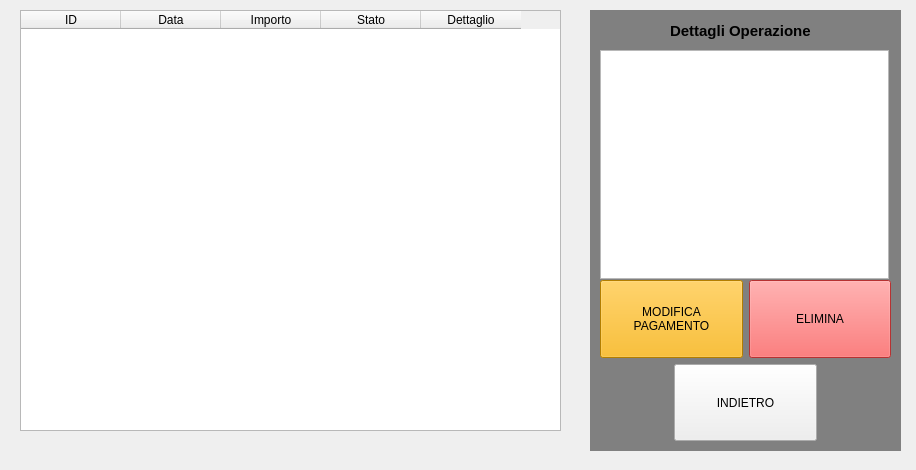
<?xml version="1.0" encoding="UTF-8"?>
<ui version="4.0">
 <class>Form</class>
 <widget class="QWidget" name="Form">
  <property name="geometry">
   <rect>
    <x>0</x>
    <y>0</y>
    <width>916</width>
    <height>470</height>
   </rect>
  </property>
  <property name="windowTitle">
   <string>Form</string>
  </property>
  <widget class="QTableWidget" name="operationDetailsTable">
   <property name="geometry">
    <rect>
     <x>600</x>
     <y>50</y>
     <width>289</width>
     <height>229</height>
    </rect>
   </property>
  </widget>
  <widget class="QLabel" name="dettagliOperazioneLabel">
   <property name="geometry">
    <rect>
     <x>670</x>
     <y>20</y>
     <width>161</width>
     <height>21</height>
    </rect>
   </property>
   <property name="font">
    <font>
     <pointsize>11</pointsize>
     <weight>75</weight>
     <bold>true</bold>
    </font>
   </property>
   <property name="text">
    <string>Dettagli Operazione</string>
   </property>
  </widget>
  <widget class="QTableWidget" name="tabellaPagamenti">
   <property name="geometry">
    <rect>
     <x>20</x>
     <y>10</y>
     <width>541</width>
     <height>421</height>
    </rect>
   </property>
   <property name="columnCount">
    <number>5</number>
   </property>
   <column>
    <property name="text">
     <string>ID</string>
    </property>
   </column>
   <column>
    <property name="text">
     <string>Data</string>
    </property>
   </column>
   <column>
    <property name="text">
     <string>Importo</string>
    </property>
   </column>
   <column>
    <property name="text">
     <string>Stato</string>
    </property>
   </column>
   <column>
    <property name="text">
     <string>Dettaglio</string>
    </property>
   </column>
  </widget>
  <widget class="QLabel" name="backgroundLabel">
   <property name="geometry">
    <rect>
     <x>590</x>
     <y>10</y>
     <width>311</width>
     <height>441</height>
    </rect>
   </property>
   <property name="autoFillBackground">
    <bool>false</bool>
   </property>
   <property name="styleSheet">
    <string notr="true">background: light grey</string>
   </property>
   <property name="frameShape">
    <enum>QFrame::NoFrame</enum>
   </property>
   <property name="frameShadow">
    <enum>QFrame::Plain</enum>
   </property>
   <property name="text">
    <string/>
   </property>
  </widget>
  <widget class="QWidget" name="gridLayoutWidget_2">
   <property name="geometry">
    <rect>
     <x>600</x>
     <y>280</y>
     <width>291</width>
     <height>161</height>
    </rect>
   </property>
   <layout class="QGridLayout" name="buttonLayout">
    <item row="3" column="4" colspan="2">
     <widget class="QPushButton" name="backButton">
      <property name="sizePolicy">
       <sizepolicy hsizetype="Minimum" vsizetype="Preferred">
        <horstretch>0</horstretch>
        <verstretch>0</verstretch>
       </sizepolicy>
      </property>
      <property name="styleSheet">
       <string notr="true"/>
      </property>
      <property name="text">
       <string>INDIETRO</string>
      </property>
     </widget>
    </item>
    <item row="2" column="5" colspan="2">
     <widget class="QPushButton" name="eliminaPagamentoButton">
      <property name="sizePolicy">
       <sizepolicy hsizetype="Minimum" vsizetype="Preferred">
        <horstretch>0</horstretch>
        <verstretch>0</verstretch>
       </sizepolicy>
      </property>
      <property name="styleSheet">
       <string notr="true">background-color: rgb(255,70,70)</string>
      </property>
      <property name="text">
       <string>ELIMINA</string>
      </property>
     </widget>
    </item>
    <item row="2" column="3" colspan="2">
     <widget class="QPushButton" name="modificaPagamentoButton">
      <property name="sizePolicy">
       <sizepolicy hsizetype="Minimum" vsizetype="Preferred">
        <horstretch>0</horstretch>
        <verstretch>0</verstretch>
       </sizepolicy>
      </property>
      <property name="styleSheet">
       <string notr="true">background-color:rgb(250,177,0)</string>
      </property>
      <property name="text">
       <string>MODIFICA
PAGAMENTO</string>
      </property>
     </widget>
    </item>
   </layout>
  </widget>
  <zorder>backgroundLabel</zorder>
  <zorder>operationDetailsTable</zorder>
  <zorder>dettagliOperazioneLabel</zorder>
  <zorder>tabellaPagamenti</zorder>
  <zorder>gridLayoutWidget_2</zorder>
 </widget>
 <resources/>
 <connections/>
</ui>
